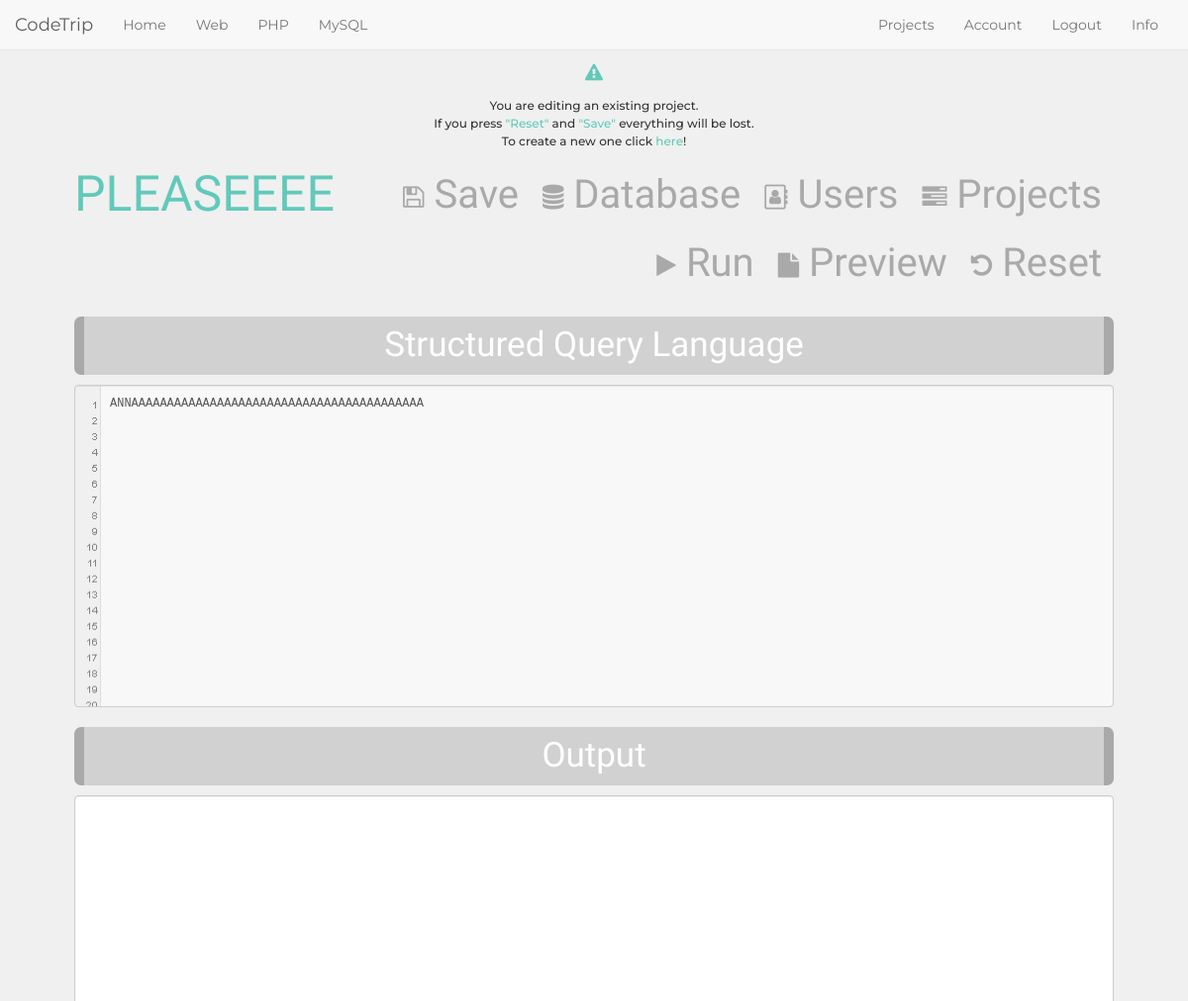
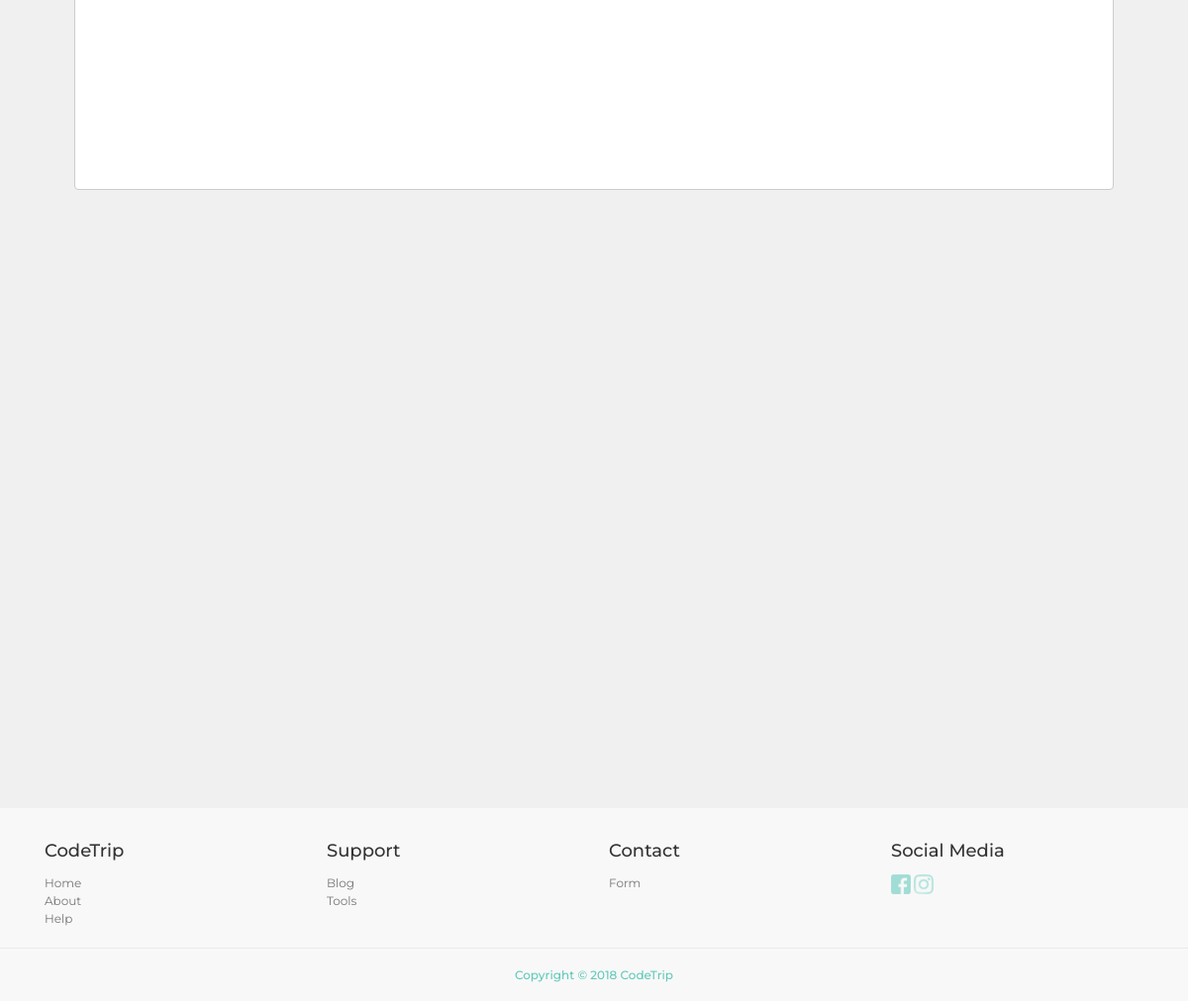
Page /sql.php?project_id=50 (signed in) on the committed database (2 pictures, top to bottom).
### tables this page shows
CREATE TABLE IF NOT EXISTS `projects` (
  `project_id` int(10) NOT NULL AUTO_INCREMENT,
  `project_html` text NOT NULL,
  `project_css` text NOT NULL,
  `project_javascript` text NOT NULL,
  `project_php` text NOT NULL,
  `project_sql` text NOT NULL,
  `project_name` varchar(70) NOT NULL,
  `project_date` datetime NOT NULL,
  `user_id` int(10) NOT NULL,
  `project_type` varchar(5) NOT NULL,
  PRIMARY KEY (`project_id`)
);

### sql.php (the view, shortened to what this page needs)
<?php
require 'system/settings.php';
require 'includes/head.php';
require 'includes/nav.php';
$mysql = 'SELECT * FROM users;';
$project_name = 'Untitled';
if (isset($_GET['project_id']) && isset($_SESSION['u_id'])) {
  $sql = "SELECT * FROM projects WHERE project_id = '".$_GET['project_id']."' AND project_type = 'sql' AND user_id = '".$_SESSION['u_id']."'";
  $result = mysqli_query($connection, $sql);
  $resultCheck = mysqli_num_rows($result);
  if ($resultCheck > 0) {
    $row = mysqli_fetch_assoc($result);
    $mysql = $row['project_sql'];
    $project_name = $row['project_name'];
  }
}
?>
<main  class="playground-general">
  <div class="container practice-area">
    <div>
      <?php
        if (isset($_GET['project_id']) && isset($_SESSION['u_id'])) {
          echo '<h4 class="basic-color"><i class="fa fa-exclamation-triangle"></i></h4><h6>You are editing an existing project.<br>If you press <span class="basic-color">"Reset"</span> and <span class="basic-color">"Save"</span> everything will be lost.<br>To create a new one click <a href="sql.php">here</a>!</h6>';
        }
      ?>
    </div>
    <form id="sqlform" method="post" target="iframe-result" action="playground/sql.php">
      <div class="row"><div class="col-md-12">
        <div id="project-title">
          <input type="text" autocomplete="project-name" class="form-control" id="project-name" value="<?php echo htmlspecialchars($project_name) ?>" placeholder="Name this project" name="project-name" required maxlength="100">
        </div>
        <div class="button-options">
          <button type="button" name="action" value="" id="table-projects-button" class="btn"><i class="fa fa-tasks"></i> Projects</button>
          <button type="button" name="action" value="" id="table-users-button" class="btn"><i class="fa fa-address-book-o"></i> Users</button>
          <button type="button" name="action" value="" id="restore-db-button" class="btn"><i class="fa fa-database"></i> Database</button>
          <button type="button" name="save" id="save-project-button" class="btn"><i class="fa fa-save"></i> Save</button>
          <button type="reset" id="reset-editors-button" class="btn"><i class="fa fa-undo"></i> Reset</button>
          <button type="button" name="action" value="there" id="new-page-preview-button" class="btn"><i class="fa fa-file"></i> Preview</button>
          <button type="button" name="action" value="here" id="run-code-button" class="btn"><i class="fa fa-play"></i> Run</button>
        </div>
      </div></div>
      <div class="row">
        <div id="sqleditor" class="col-md-12">
          <h2>Structured Query Language</h2>
          <textarea class="form-control textarea-code" name="mysql" id="mysql" rows="18" autofocus><?php echo htmlspecialchars($mysql); ?></textarea>
        </div>
      </div>
    </form>
    <div class="row">
      <div id="php-preview" class="col-md-12 preview">
        <h2>Output</h2>
        <iframe class="form-control iframe-code" name="iframe-result"></iframe>
      </div>
    </div>
  </div>
<?php require 'includes/footer.php'; ?>
</body>
</html>

### assets/style.css (style rules this page uses)
html { height: 100%; width: 100%; margin: 0; padding: 0; }
body { position: relative; min-height: 100%; margin: 0; font-family: 'Montserrat', sans-serif; }
a, a:visited, a:active, a:focus, a:hover { color: #62c9ba; }
main { height: auto; padding-bottom: 350px; }
.basic-color { color: #62c9ba; }
.course .btn, button { color: #fff; background-color: #62c9ba; border-color: #62c9ba; }
.playground-general, #article-page { background-color: #f0f0f0; }
.practice-area { width: 90%; margin: 0 auto; }
.button-options { text-align: center; }
.button-options button { font-family: 'Amatic SC', cursive; font-size: 40px; float: right; outline: none !important; border: 0; background-color: #f0f0f0; box-shadow: none; color: #a9a9a9; }
.button-options button i { vertical-align: middle; font-size: 25px; }
.textarea-code { background: url(../img/code-editor-textarea.png); background-attachment: local; background-repeat: no-repeat; padding-left: 35px; padding-top: 10px; border-color:#ccc; font-size: 12px; font-family: monospace; text-align: left; resize: none; background-color: #f8f8f8; }
#htmleditor > h2, #csseditor > h2, #jseditor > h2, #phpeditor > h2, #sqleditor > h2, .preview > h2 { background-color: #d1d1d1; border-left: 10px solid #a9a9a9; border-right: 10px solid #a9a9a9; color: #fff; text-align: center; padding: 10px 0; border-radius: 7px; font-family: 'Amatic SC', cursive; font-size: 35px; }
.preview { margin-bottom: 70px; }
#php-preview { margin-bottom: 470px; }
#project-title { width: 30%; }
#project-name { font-family: 'Amatic SC', cursive; font-size: 50px; font-weight: normal; vertical-align: middle; text-align: left; height: 70px; float: left; padding: 0; color: #62c9ba; background-color: #f0f0f0; border: 0; box-shadow: none; outline: none !important; }
.iframe-code { min-height: 400px; }
#signuppage h6, .project-area h6, .account-area h6, .research-area h6, #search-part h4, #search-part h6, .practice-area h4, .practice-area h6 { text-align: center; line-height: 1.5em; }

### rows in the picture
projects: project-name "PLEASEEEE", mysql "ANNAAAAAAAAAAAAAAAAAAAAAAAAAAAAAAAAAAAAAAAAA"
